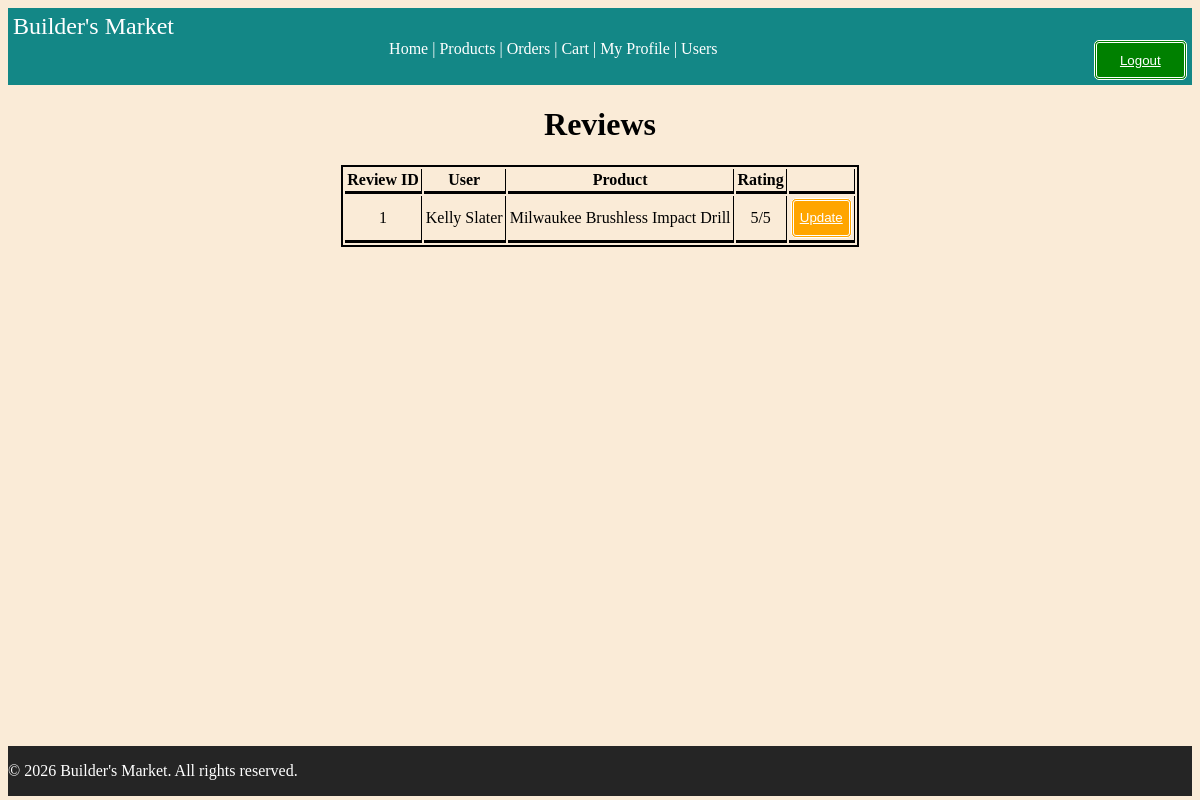
The app's page /reviews (signed in) with its own data.
### tables this page shows
CREATE TABLE reviews (
    review_id INTEGER PRIMARY KEY,
    product_id INTEGER NOT NULL,
    user_id INTEGER NOT NULL,
    rating INTEGER CHECK (rating >= 0 AND rating <= 5),
    created_at DATETIME DEFAULT CURRENT_TIMESTAMP,
    updated_at DATETIME DEFAULT CURRENT_TIMESTAMP,
    FOREIGN KEY (product_id) REFERENCES products(product_id) ON DELETE CASCADE,
    FOREIGN KEY (user_id) REFERENCES users(user_id) ON DELETE CASCADE
);

CREATE TABLE users (
    user_id INTEGER PRIMARY KEY,
    username VARCHAR(50) NOT NULL UNIQUE,
    email VARCHAR(255) NOT NULL UNIQUE,
    password_hash VARCHAR(255) NOT NULL,
    is_active INTEGER DEFAULT 0,
    mfa_secret TEXT NULL, 
    mfa_enabled INTEGER DEFAULT 0,
    created_at DATETIME DEFAULT CURRENT_TIMESTAMP,
    updated_at DATETIME DEFAULT CURRENT_TIMESTAMP
);

CREATE TABLE products (
    product_id INTEGER PRIMARY KEY,
    product_name VARCHAR(50) NOT NULL,
    description TEXT NOT NULL,
    price DECIMAL(10, 2) NOT NULL,
    quantity INT NOT NULL,
    image_file TEXT NULL,
    created_at DATETIME DEFAULT CURRENT_TIMESTAMP,
    updated_at DATETIME DEFAULT CURRENT_TIMESTAMP
);

### routes/reviews.py (the view)
@reviews_bp.route('/reviews', methods=['GET'])
@require_auth
def view_all_reviews():
    if 'review.edit.all' in g.user.permissions:
        reviews = Review.GetAll()
        return render_template('review/reviews_all.html', reviews = reviews)
    else:
        reviews = Review.GetByUser(g.user.user_id)
        return render_template('review/reviews_all.html', reviews = reviews)

### auth/auths.py (called while the page is built)
def require_auth(f):
    @wraps(f)
    def wrapped_view(*args, **kwargs):
        if not g.get("user"):
          abort(401)
        user = g.user
        if getattr(user, "is_2fa_enabled", False) and not session.get("2fa_verified", False):
            flash('This Route is 2FA protected. Please enable 2FA to view it')
            abort(403)
        return f(*args, **kwargs)
    return wrapped_view

### database/connection.py (called while the page is built)
def get_connection():
    try:
        conn = sqlite3.connect(Config.DATABASE)
        conn.row_factory = sqlite3.Row
        return conn
    except Error as e:
        print(f"Database connection error: {e}")
        return None

### models/review.py (called while the page is built)
    @staticmethod
    def GetAll():
        db= get_connection()
        try:
            return db.execute("""
                              SELECT r.*, p.product_name as product_name, u.username as username
                              FROM reviews r
                              JOIN products p ON r.product_id = p.product_id
                              JOIN users u ON r.user_id = u.user_id
                              ORDER BY r.created_at DESC
                              """).fetchall()
        finally:
            db.close()

### models/users.py (called while the page is built)
    @staticmethod
    def FromID(user_id : int):
        db = get_connection()
        try:
            row = db.execute("""
                             SELECT u.*, r.role_name
                             FROM users u
                             LEFT JOIN user_roles ur ON u.user_id = ur.user_id
                             LEFT JOIN roles r ON ur.role_id = r.role_id
                             WHERE u.user_id = ?
                             """, (user_id,)).fetchone()
            return User._BuildUser(row, db)
        finally:
            db.close()

### templates/review/reviews_all.html (shortened to what this page needs)
{% extends "base.html" %}
{% block content %}
<h1>Reviews </h1>
<table class="review-table">
    <thead>
        <tr>
            <th> Review ID </th>
            <th> User </th>
            <th> Product </th>
            <th> Rating </th>
            <th></th>
        </tr>
    </thead>
    <tbody>
        {% for review in reviews %}
        <tr>
            <td> {{review.review_id}} </td>
            <td> {{review.username}} </td>
            <td> {{review.product_name}} </td>
            <td> {{review.rating}}/5 </td>
            <td> {% if review.user_id == g.user.user_id or 'review.edit.all' in g.user.permissions %}
                <button class="orangeButton">
                    <a href="{{ url_for ('reviews.edit_review', review_id = review.review_id, product_id = review.product_id)}}">
                            Update </a>
                </button>
                {% endif %}
            </td>
        </tr>
        {% endfor %}
    </tbody>
</table>
{% endblock %}

### static/css/style.css (style rules this page uses)
html, body { height: 99%; }
body { display: flex; flex-direction: column; background-color: antiquewhite; min-height: 98.5vh; }
h1 { text-align: center; }
a { color: white; }
button { border-radius: 5px; border-width: 3px; border-color: rgb(255, 255, 255); border-style: double ; height: 3em; }
.orangeButton { background-color: orange; }
.review-table { border: 2px black solid; margin: auto; }
.review-table th, .review-table td { padding: 2px; border-bottom: 3px solid black; border-right: 1px black solid; text-align: center; }

### records on screen
reviews: review_id "1", username "Kelly Slater", product_name "Milwaukee Brushless Impact Drill", rating "5"
